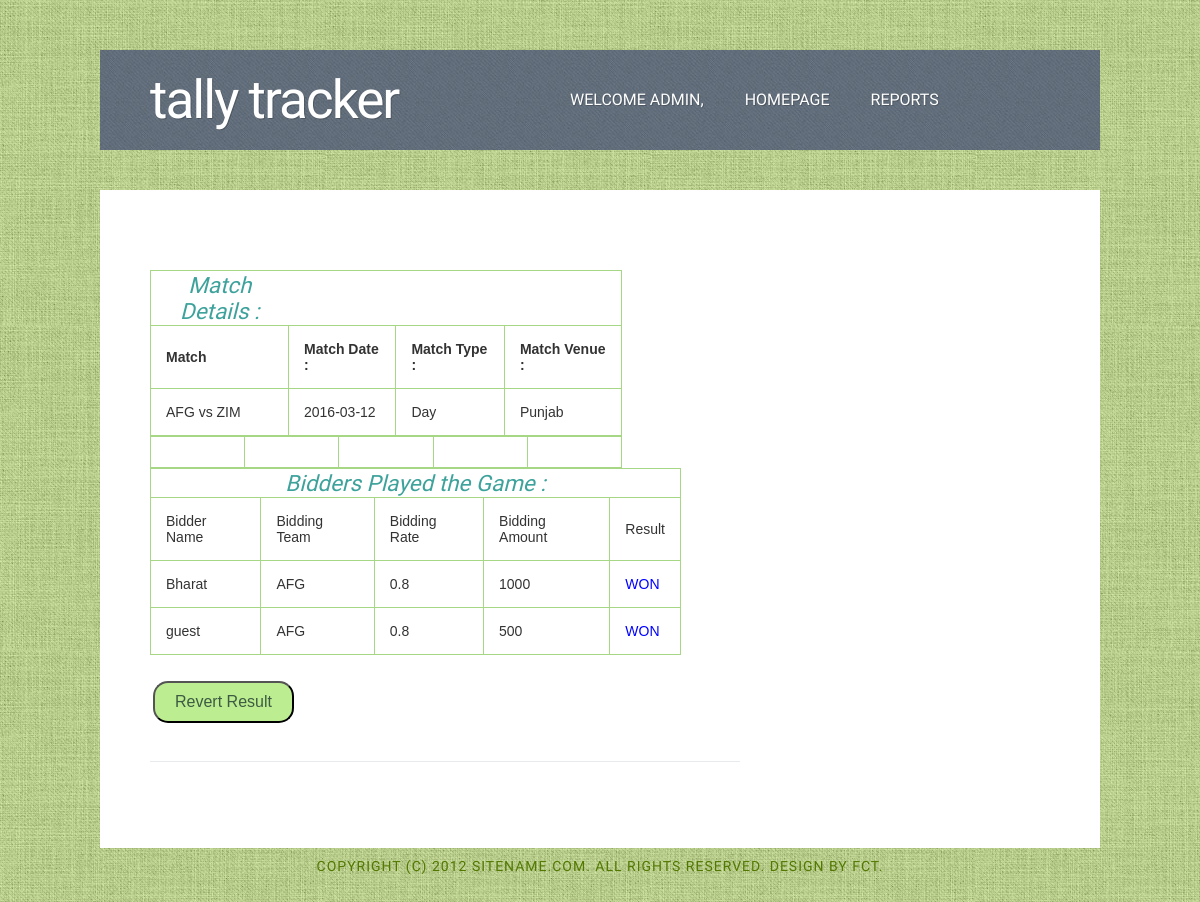
/match_details_player_addition.php?id=1 (signed in), run on the app's committed database.
### tables this page shows
CREATE TABLE IF NOT EXISTS `tally_match_details` (
  `match_details_id` int(10) NOT NULL AUTO_INCREMENT,
  `tally_team1` varchar(50) NOT NULL,
  `tally_team2` varchar(50) NOT NULL,
  `tally_match_type` text NOT NULL,
  `tally_match_venue` text NOT NULL,
  `tally_match_date` date NOT NULL,
  `tally_match_flag` int(2) NOT NULL DEFAULT '0',
  `tally_match_winner_team` varchar(50) NOT NULL DEFAULT '0',
  `tally_series_type` varchar(5) NOT NULL,
  PRIMARY KEY (`match_details_id`)
);

CREATE TABLE IF NOT EXISTS `tally_transaction_details` (
  `tally_transc_id` int(2) NOT NULL AUTO_INCREMENT,
  `tally_match_details_id_fk` int(2) NOT NULL,
  `tally_bidder_name` int(10) NOT NULL,
  `tally_team_name` varchar(100) NOT NULL,
  `tally_rate` double NOT NULL,
  `tally_amt` double NOT NULL,
  `tally_date_of_match` date DEFAULT NULL,
  `tally_transc_flag` int(2) DEFAULT '0',
  `tally_match_result` varchar(5) NOT NULL DEFAULT '0',
  PRIMARY KEY (`tally_transc_id`),
  KEY `fk_tally_transc_id` (`tally_match_details_id_fk`),
  KEY `FK_tally_transc_bidder` (`tally_bidder_name`)
);

CREATE TABLE IF NOT EXISTS `tally_bidders` (
  `bidder_id` int(50) NOT NULL AUTO_INCREMENT,
  `bidder_name` varchar(100) NOT NULL,
  `bidder_login_name` varchar(50) NOT NULL,
  `bidder_email_id` varchar(100) NOT NULL,
  `bidder_password` varchar(100) NOT NULL,
  `bidder_type` varchar(10) NOT NULL,
  PRIMARY KEY (`bidder_id`),
  UNIQUE KEY `unique_index_bidders` (`bidder_login_name`,`bidder_email_id`),
  KEY `bidder_login_name` (`bidder_login_name`)
);

### blogic.php (called while the page is built, shortened)
<?php
class blogic
{
    function fetch_values($qr)
    {
        $link = mysqli_connect(SERVER,USER,PASSWORD);
    $res = mysqli_query($link,$qr);
    if(mysqli_num_rows($res)>0)
    {
        return $res;
    }
    else
    {
        return false;
    }
    }
}
?>

### match_details_player_addition.php (the view, shortened to what this page needs)
<?php
include('blogic.php');
$ob = new blogic();
if(isset($_SESSION['admin']))
{
include ('sudo_header.php');
$matchIdValue = $_GET["id"];
$teamSelectQuery = "SELECT * FROM tally_match_details WHERE tally_match_flag=0 AND match_details_id=$matchIdValue";
$result1 = $ob-> fetch_values($teamSelectQuery);
$teamSelectQuery_1 = "SELECT * FROM tally_match_details WHERE tally_match_flag=1 AND match_details_id=$matchIdValue";
$result2 = $ob-> fetch_values($teamSelectQuery_1);
if ($result1 == "false" || $result1 == null)
{
    while ($row = mysqli_fetch_array($result2))
        {
        $match_id = $row['match_details_id'];
        $teamName_1= $row['tally_team1'];
        $teamName_2= $row['tally_team2'];
        $matchType= $row['tally_match_type'];
        $matchVenue= $row['tally_match_venue'];
        $matchdate= $row['tally_match_date'];
        }?>
        <form>
        <table class="login-page" style="width: 80%;">
          <th ><h3><i>Match Details :</i></h3></th>
           <tr>
            <td><b>Match</b></td><td><b>Match Date :</b></td><td><label><b>Match Type :</b></label></td><td><label><b>Match Venue :</b></label></td>
            </tr>
            <tr>
            <td><?php echo "$teamName_1"?> vs <?php echo "$teamName_2"?></td>
            <td><label><?php echo "$matchdate" ?></label></td>
            <td><label><?php echo "$matchType" ?></label></td>
            <td><label><?php echo "$matchVenue" ?></label></td>
            </tr>
            </table>
            </form>
        <form action="match_result.php" method="post" >
            <table class="login-page" style="width: 80%;">
                <tr>
                <td><input type="hidden" value="<?php echo $match_id ; ?>" id="match_details_id" name="match_details_id" /></td>
                <td><input type="hidden" value="<?php echo "$teamName_1"?>" id="teamName1" name="teamName1" /></td>
                <td><input type="hidden" value="<?php echo "$teamName_2"?>" id="teamName2" name="teamName2" /></td>
                <td><input type="hidden" value="<?php echo "$matchdate"?>" id="matchDate" name="matchDate" /></td>
                <td><input type="hidden" value="<?php echo "yes"?>" id="resultDeclare" name="resultDeclare" /></td>
                </tr>
            </table>
            </form>
<?php
        if ($match_id != null && $match_id > 0)
            {
                include ('bidders_in_the_game_list.php');
            }
}
?>
		<div id="sidebar">
			<ul>
                <li>
					<ul>
                </li>
			</ul>
		</div>
		<div style="clear: both;">&nbsp;</div>
	</div>
</div>
<?php
}
include ('footer.php');
?>

### bidders_in_the_game_list.php (shortened to what this page needs)
<?php
  $biddersDetails = "SELECT * FROM tally_transaction_details, tally_bidders WHERE tally_bidder_name=bidder_id AND tally_match_details_id_fk='$match_id' ";
  $resultBiddersDetails = $ob-> fetch_values($biddersDetails);
  if ($resultBiddersDetails == true || $resultBiddersDetails != null)
  {
?>
<form>
<table class="login-page" style="width: 90%;">
<th colspan="6" ><h3><i>Bidders Played the Game :</i></h3></th>
<tr><td id="td-header">Bidder Name</td><td>Bidding Team</td><td>Bidding Rate</td><td>Bidding Amount</td><td colspan="2">Result</td></tr>
<?php
while ($row = mysqli_fetch_array($resultBiddersDetails))
{
    $biddersName = $row['bidder_name'];
    $BiddersTeanName= $row['tally_team_name'];
    $BiddingRate= $row['tally_rate'];
    $BiddingAmount= $row['tally_amt'];
    $transc_flag=$row['tally_transc_flag'];
    $transc_result=$row['tally_match_result'];
    if ($transc_result == 'W')
    $result_final="WON";
    else
    $result_final="LOST";
 if ($transc_flag == 1)
 {?>
    <tr><td><?php echo $biddersName; ?> </td><td><?php echo $BiddersTeanName; ?></td><td><?php echo $BiddingRate; ?></td><td><?php echo $BiddingAmount; ?></td>
    <td colspan="2" style="color:blue"><?php echo $result_final;?></td>
<?php
    }
    }
    ?>
    </table>
</form>
<?php }
    else
    {
        echo '<strong><i>Bidders yet to be Added for Playing the Match...!!!<i></strong>';
    }
?>

### style.css (style rules this page uses)
body { margin: 0; padding: 0; background: #C5DA99 url(images/img01.jpg) repeat; font-family: Arial, Helvetica, sans-serif; font-size: 14px; color: #787878; }
h1, h2, h3 { margin: 0; padding: 0; font-weight: normal; font-family: 'Abel', sans-serif; color: #3DA29B; }
h3 { font-size: 1.6em; }
p, ul, ol { margin-top: 0; line-height: 180%; }
#sidebar { float: right; width: 280px; margin: 0px; padding: 30px 0px 0px 0px; }
#sidebar ul { margin: 0; padding: 0; list-style: none; }
#sidebar li { margin: 0; padding: 0; }
#sidebar li ul { margin: 0px 0px; padding-bottom: 30px; }

### css/new_style.css (style rules this page uses)
td { padding-bottom: 20px; }
tr { height: 10px; }
.login-page { border: solid 1px #DDEEEE; border-collapse: collapse; border-spacing: 5px 5px; padding: 5px; font: normal 14px Monotype Corsiva,arial,sans-serif; }
.login-page td { border: solid 1px #DDEEEE; color: #333; padding: 25px; padding: 25px; font: normal 20px Monotype Corsiva,arial,sans-serif; text-shadow: 1px 1px 1px #fff; }

### css/table.css (style rules this page uses)
.login-page { border: solid 1px #A6D785; border-collapse: collapse; border-spacing: 5px 5px; padding: 5px; -webkit-border-radius: 28px; -moz-border-radius: 28px; }
.login-page td { border: solid 1px #A6D785; color: #333; padding: 15px; padding: 15px; font: normal 14px Calibri,arial,sans-serif; text-shadow: 1px 1px 1px #fff; -webkit-border-radius: 28; -moz-border-radius: 28; }
.login-page tr:first-child td { text-align : center; font: bold 18px Monotype Corsiva,arial,sans-serif; font-weight : bold; }

### data on the page
tally_match_details: tally_team1 "AFG", tally_team2 "ZIM", tally_match_date "2016-03-12", tally_match_type "Day", tally_match_venue "Punjab"
tally_transaction_details: tally_bidders.bidder_name "Bharat", tally_team_name "AFG", tally_rate "0.8", tally_amt "1000", tally_match_result "WON"
tally_transaction_details: tally_bidders.bidder_name "guest", tally_team_name "AFG", tally_rate "0.8", tally_amt "500", tally_match_result "WON"

### other printed values
$_SESSION['admin'] "ADMIN"
